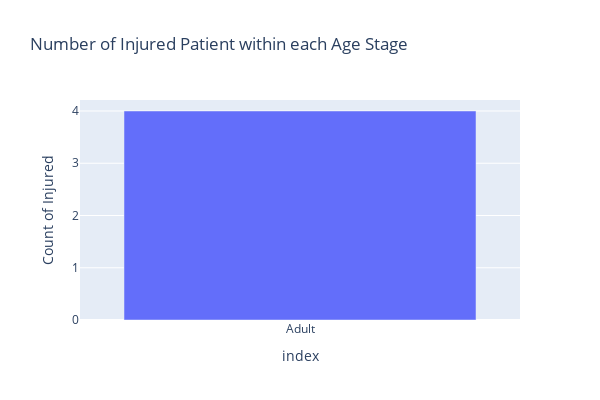

The code cell stored with this chart in its notebook:
### Code cell
fig = ex.bar(Age_stage_value_counts, x=Age_stage_value_counts.index, y=Age_stage_value_counts.values, 
            title='Number of Injured Patient within each Age Stage')

fig.update_layout(width = 600, height = 400,  yaxis_title='Count of Injured')
fig.show()

### Figure 1 — Plotly figure (JSON) as saved in the notebook; plotly's stock layout.template omitted (floating-point values rounded to 4 significant figures)
{"data": [{"alignmentgroup": "True", "hovertemplate": "index=%{x}<br>y=%{y}<extra></extra>", "legendgroup": "", "marker": {"color": "#636efa", "pattern": {"shape": ""}}, "name": "", "offsetgroup": "", "orientation": "v", "showlegend": false, "textposition": "auto", "type": "bar", "x": ["Adult"], "xaxis": "x", "y": [4], "yaxis": "y"}], "layout": {"barmode": "relative", "height": 400, "legend": {"tracegroupgap": 0}, "title": {"text": "Number of Injured Patient within each Age Stage"}, "width": 600, "xaxis": {"anchor": "y", "domain": [0, 1], "title": {"text": "index"}}, "yaxis": {"anchor": "x", "domain": [0, 1], "title": {"text": "Count of Injured"}}}}
